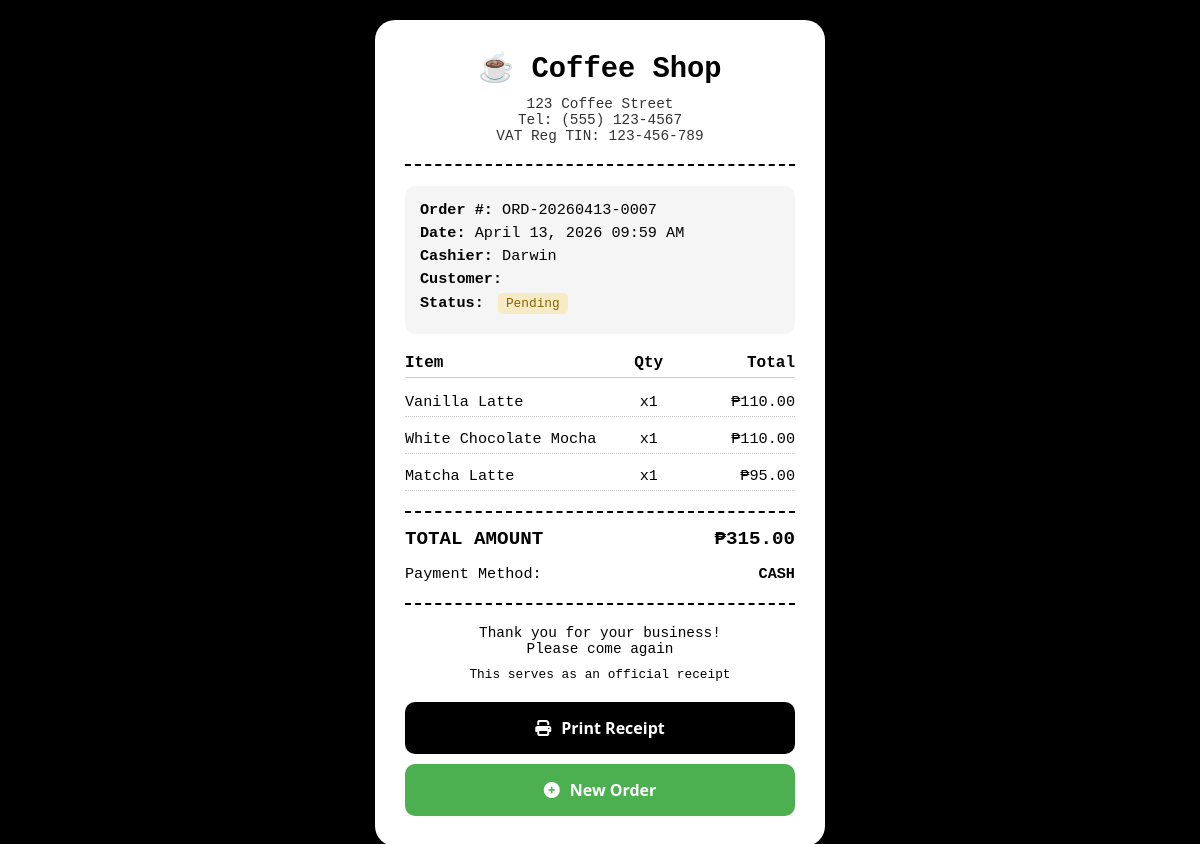
Screenshot of /receipt.php?order_id=13 (signed in) with the database file from the repository.
### tables this page shows
CREATE TABLE `orders` (
  `id` int(11) NOT NULL,
  `order_number` varchar(20) NOT NULL,
  `cashier_id` int(11) NOT NULL,
  `customer_name` varchar(100) DEFAULT NULL,
  `total_amount` decimal(10,2) NOT NULL,
  `payment_method` enum('cash','card','online','gcash','maya','paymongo') DEFAULT 'cash',
  `payment_status` enum('paid','unpaid','refunded') DEFAULT 'paid',
  `order_status` enum('pending','preparing','served','cancelled','pending_payment') DEFAULT 'pending',
  `cancellation_requested` tinyint(1) DEFAULT 0,
  `cancellation_requested_by` int(11) DEFAULT NULL,
  `cancellation_requested_at` timestamp NULL DEFAULT NULL,
  `cancellation_reason` text DEFAULT NULL,
  `cancelled_by` int(11) DEFAULT NULL,
  `cancelled_at` timestamp NULL DEFAULT NULL,
  `created_at` timestamp NOT NULL DEFAULT current_timestamp(),
  `updated_at` timestamp NULL DEFAULT NULL ON UPDATE current_timestamp()
);

CREATE TABLE `users` (
  `id` int(11) NOT NULL,
  `username` varchar(50) NOT NULL,
  `email` varchar(100) NOT NULL,
  `password` varchar(255) NOT NULL,
  `role` enum('cashier','manager') DEFAULT 'cashier',
  `created_at` timestamp NOT NULL DEFAULT current_timestamp(),
  `last_login` timestamp NULL DEFAULT NULL,
  `last_logout` timestamp NULL DEFAULT NULL,
  `is_approved` tinyint(1) DEFAULT 0,
  `approved_by` int(11) DEFAULT NULL,
  `approved_at` timestamp NULL DEFAULT NULL
);

CREATE TABLE `order_items` (
  `id` int(11) NOT NULL,
  `order_id` int(11) NOT NULL,
  `product_id` int(11) NOT NULL,
  `quantity` int(11) NOT NULL,
  `price` decimal(10,2) NOT NULL,
  `subtotal` decimal(10,2) NOT NULL,
  `notes` text DEFAULT NULL
);

CREATE TABLE `products` (
  `id` int(11) NOT NULL,
  `name` varchar(100) NOT NULL,
  `description` text DEFAULT NULL,
  `price` decimal(10,2) NOT NULL,
  `main_category` enum('drinks','pastry','foods') NOT NULL,
  `sub_category` varchar(50) DEFAULT NULL,
  `image` varchar(255) DEFAULT 'default-product.jpg',
  `stock` int(11) DEFAULT 0,
  `is_available` tinyint(1) DEFAULT 1,
  `created_at` timestamp NOT NULL DEFAULT current_timestamp(),
  `updated_at` timestamp NULL DEFAULT NULL ON UPDATE current_timestamp()
);

### receipt.php (the view, shortened to what this page needs)
<?php
require_once 'config.php';
$order_id = $_GET['order_id'] ?? 0;
$order = $conn->query("
    SELECT o.*, u.username as cashier_name
    FROM orders o
    JOIN users u ON o.cashier_id = u.id
    WHERE o.id = $order_id
")->fetch_assoc();
$items = $conn->query("
    SELECT oi.*, p.name
    FROM order_items oi
    JOIN products p ON oi.product_id = p.id
    WHERE oi.order_id = $order_id
");
?>
<!DOCTYPE html>
<html lang="en">
<head>
    <link rel="stylesheet" href="https://cdnjs.cloudflare.com/ajax/libs/font-awesome/6.4.0/css/all.min.css">
</head>
<body>
    <div class="receipt" id="receipt">
        <div class="receipt-header">
            <div class="receipt-title">☕ Coffee Shop</div>
            <div class="shop-info">123 Coffee Street</div>
            <div class="shop-info">Tel: (555) 123-4567</div>
            <div class="shop-info">VAT Reg TIN: 123-456-789</div>
        </div>
        <div class="receipt-info">
            <div><strong>Order #:</strong> <?php echo $order['order_number']; ?></div>
            <div><strong>Date:</strong> <?php echo date('F j, Y h:i A', strtotime($order['created_at'])); ?></div>
            <div><strong>Cashier:</strong> <?php echo htmlspecialchars($order['cashier_name']); ?></div>
            <div><strong>Customer:</strong> <?php echo htmlspecialchars($order['customer_name'] ?? 'Walk-in'); ?></div>
            <div><strong>Status:</strong>
                <span class="status-badge status-<?php echo $order['order_status']; ?>">
                    <?php echo ucfirst($order['order_status']); ?>
                </span>
            </div>
        </div>
        <div class="receipt-items">
            <div style="display: flex; justify-content: space-between; margin-bottom: 10px; padding-bottom: 5px; border-bottom: 1px solid #ccc; font-weight: bold;">
                <span style="flex: 2;">Item</span>
                <span style="flex: 1; text-align: center;">Qty</span>
                <span style="flex: 1; text-align: right;">Total</span>
            </div>
            <?php while($item = $items->fetch_assoc()): ?>
            <div class="receipt-item">
                <span class="item-name"><?php echo htmlspecialchars($item['name']); ?></span>
                <span class="item-quantity">x<?php echo $item['quantity']; ?></span>
                <span class="item-price">₱<?php echo number_format($item['subtotal'], 2); ?></span>
            </div>
            <?php endwhile; ?>
        </div>
        <div class="receipt-total">
            <span>TOTAL AMOUNT</span>
            <span>₱<?php echo number_format($order['total_amount'], 2); ?></span>
        </div>
        <div style="margin-top: 15px; display: flex; justify-content: space-between; font-size: 0.95rem;">
            <span>Payment Method:</span>
            <span><strong><?php echo strtoupper($order['payment_method']); ?></strong></span>
        </div>
        <div class="receipt-footer">
            <p>Thank you for your business!</p>
            <p>Please come again</p>
            <p style="font-size: 0.8rem; margin-top: 10px;">This serves as an official receipt</p>
        </div>
        <div class="button-container">
            <button onclick="window.print()" class="print-btn">
                <i class="fas fa-print"></i> Print Receipt
            </button>
            <?php if($_SESSION['role'] == 'cashier'): ?>
            <a href="new-order.php" class="new-order-btn">
                <i class="fas fa-plus-circle"></i> New Order
            </a>
            <?php else: ?>
            <a href="dashboard.php" class="dashboard-btn">
                <i class="fas fa-home"></i> Back to Dashboard
            </a>
            <?php endif; ?>
        </div>
    </div>
</body>
</html>

### receipt.php (style rules this page uses)
* { margin: 0; padding: 0; box-sizing: border-box; }
body { background: #000; min-height: 100vh; display: flex; justify-content: center; align-items: center; padding: 20px; font-family: 'Courier New', monospace; }
.receipt { background: white; max-width: 450px; width: 100%; padding: 30px; border-radius: 20px; box-shadow: 0 10px 30px rgba(0,0,0,0.3); }
.receipt-header { text-align: center; margin-bottom: 20px; padding-bottom: 20px; border-bottom: 2px dashed #000; }
.receipt-title { font-size: 1.8rem; font-weight: bold; margin-bottom: 10px; }
.shop-info { font-size: 0.9rem; color: #333; }
.receipt-info { margin: 20px 0; padding: 15px; background: #f5f5f5; border-radius: 10px; font-size: 0.95rem; }
.receipt-info div { margin-bottom: 5px; }
.receipt-items { margin-bottom: 20px; }
.receipt-item { display: flex; justify-content: space-between; margin-bottom: 8px; font-size: 0.95rem; padding: 5px 0; border-bottom: 1px dotted #ccc; }
.item-name { flex: 2; }
.item-quantity { flex: 1; text-align: center; }
.item-price { flex: 1; text-align: right; }
.receipt-total { border-top: 2px dashed #000; padding-top: 15px; margin-top: 15px; font-weight: bold; font-size: 1.2rem; display: flex; justify-content: space-between; }
.receipt-footer { text-align: center; margin-top: 20px; padding-top: 20px; border-top: 2px dashed #000; font-size: 0.9rem; }
.button-container { display: flex; flex-direction: column; gap: 10px; margin-top: 20px; }
.print-btn, .new-order-btn, .dashboard-btn { width: 100%; padding: 15px; border: none; border-radius: 10px; font-size: 1rem; font-weight: 600; cursor: pointer; transition: all 0.3s; text-decoration: none; display: flex; align-items: center; justify-content: center; gap: 10px; font-family: 'Segoe UI', Arial, sans-serif; }
.print-btn { background: #000; color: white; }
.new-order-btn { background: #4CAF50; color: white; }
.status-badge { display: inline-block; padding: 3px 8px; border-radius: 5px; font-size: 0.8rem; margin-left: 5px; }
.status-pending { background: rgba(255,193,7,0.2); color: #856404; }

### rows the page displays
orders: order_number "ORD-20260413-0007", created_at "April 13, 2026 09:59 AM", cashier.username "Darwin", order_status "Pending", total_amount "315.00", payment_method "CASH"
order_items: product.name "Vanilla Latte", quantity "1", subtotal "110.00"
order_items: product.name "White Chocolate Mocha", quantity "1", subtotal "110.00"
order_items: product.name "Matcha Latte", quantity "1", subtotal "95.00"
